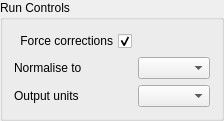
                      <widget class="QGroupBox" name="runControlsGroupBox">
                       <property name="sizePolicy">
                        <sizepolicy hsizetype="Preferred" vsizetype="Minimum">
                         <horstretch>0</horstretch>
                         <verstretch>0</verstretch>
                        </sizepolicy>
                       </property>
                       <property name="minimumSize">
                        <size>
                         <width>0</width>
                         <height>0</height>
                        </size>
                       </property>
                       <property name="title">
                        <string>Run Controls</string>
                       </property>
                       <layout class="QFormLayout" name="formLayout">
                        <property name="fieldGrowthPolicy">
                         <enum>QFormLayout::ExpandingFieldsGrow</enum>
                        </property>
                        <property name="labelAlignment">
                         <set>Qt::AlignLeading|Qt::AlignLeft|Qt::AlignVCenter</set>
                        </property>
                        <item row="0" column="0">
                         <widget class="QCheckBox" name="sampleForceCorrectionsCheckBox">
                          <property name="sizePolicy">
                           <sizepolicy hsizetype="Expanding" vsizetype="Fixed">
                            <horstretch>0</horstretch>
                            <verstretch>0</verstretch>
                           </sizepolicy>
                          </property>
                          <property name="layoutDirection">
                           <enum>Qt::RightToLeft</enum>
                          </property>
                          <property name="text">
                           <string>Force corrections</string>
                          </property>
                          <property name="checked">
                           <bool>true</bool>
                          </property>
                         </widget>
                        </item>
                        <item row="1" column="0">
                         <widget class="QLabel" name="normaliseToLabel">
                          <property name="sizePolicy">
                           <sizepolicy hsizetype="Minimum" vsizetype="Preferred">
                            <horstretch>0</horstretch>
                            <verstretch>0</verstretch>
                           </sizepolicy>
                          </property>
                          <property name="text">
                           <string>Normalise to</string>
                          </property>
                         </widget>
                        </item>
                        <item row="1" column="1">
                         <widget class="QComboBox" name="normaliseToComboBox">
                          <property name="sizePolicy">
                           <sizepolicy hsizetype="Expanding" vsizetype="Fixed">
                            <horstretch>0</horstretch>
                            <verstretch>0</verstretch>
                           </sizepolicy>
                          </property>
                          <property name="maximumSize">
                           <size>
                            <width>16777215</width>
                            <height>16777215</height>
                           </size>
                          </property>
                         </widget>
                        </item>
                        <item row="2" column="0">
                         <widget class="QLabel" name="outputUnitsLabel">
                          <property name="sizePolicy">
                           <sizepolicy hsizetype="Minimum" vsizetype="Preferred">
                            <horstretch>0</horstretch>
                            <verstretch>0</verstretch>
                           </sizepolicy>
                          </property>
                          <property name="text">
                           <string>Output units</string>
                          </property>
                         </widget>
                        </item>
                        <item row="2" column="1">
                         <widget class="QComboBox" name="outputUnitsComboBox">
                          <property name="sizePolicy">
                           <sizepolicy hsizetype="Expanding" vsizetype="Fixed">
                            <horstretch>0</horstretch>
                            <verstretch>0</verstretch>
                           </sizepolicy>
                          </property>
                          <property name="maximumSize">
                           <size>
                            <width>16777215</width>
                            <height>16777215</height>
                           </size>
                          </property>
                         </widget>
                        </item>
                       </layout>
                      </widget>
